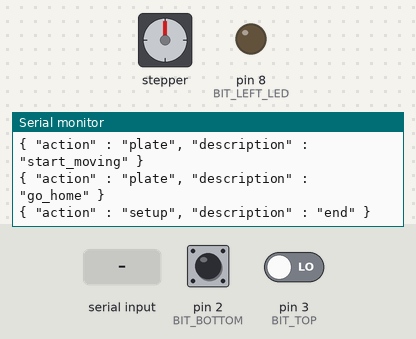
Simulated run of this sketch. Board: Arduino Uno, built with avr-gcc and run on an emulated ATmega328P. On the bench: stepper motor, output pins drawn as LEDs (lit = HIGH), the last lines printed to the serial monitor. Wiring (inferred from the names in the program): stepper motor (2048 steps per turn assumed): coils pin 4, pin 5, pin 7, pin 6. The test bench sets the inputs (shaded band); at power-on: pin 2 (BIT_BOTTOM) LOW, pin 3 (BIT_TOP) LOW. Pins used as bus, display or sensor lines are not drawn.

Above: at 2.0 s.
2.1 s: pin 2 (BIT_BOTTOM) pulled HIGH for 1 s
At 3.7 s:
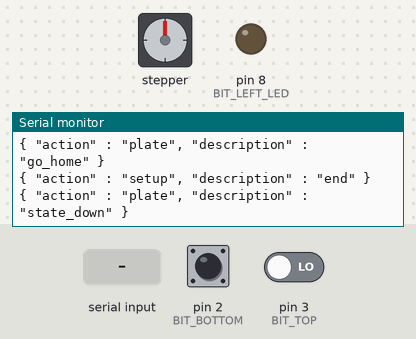
4.6 s: pin 3 (BIT_TOP) driven HIGH
At 6.0 s:
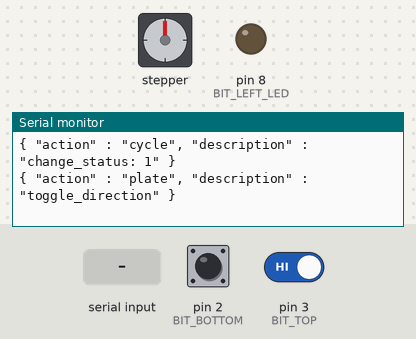
6.4 s: "GO_DOWN" received over Serial
At 9.3 s:
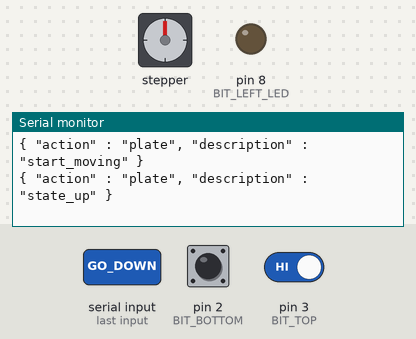
9.4 s: pin 2 (BIT_BOTTOM) pulled HIGH for 1 s
At 11.9 s:
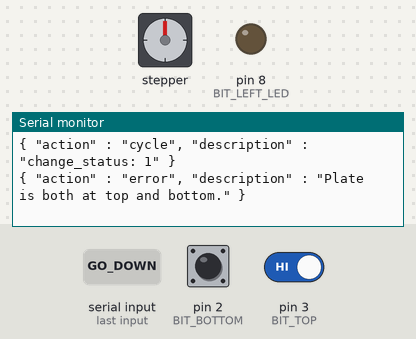
12.2 s: "LED_RIGHT" received over Serial
At 14.2 s:
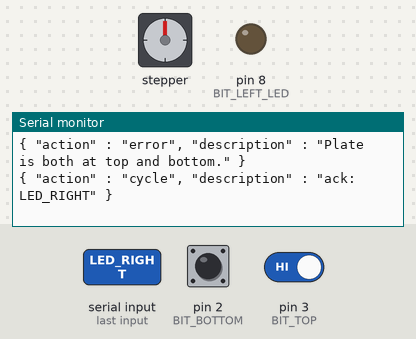
14.7 s: "PAGE_TURN" received over Serial
At 17.2 s:
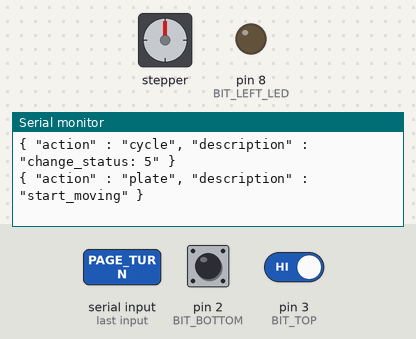
Timing chart, 0 to 18.7 s (numbered marks = the images above; inputs shaded):
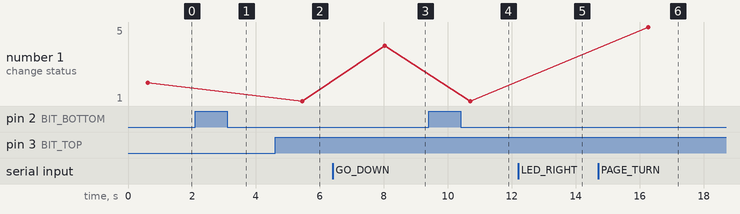

Measured:
- after the input at 2.1 s, the serial monitor: prints a new line after 0.74 s (image 1)
- after the input at 4.6 s, the serial monitor: prints a new line after 0.29 s (image 2)
- after the input at 6.4 s, the serial monitor: prints a new line after 1.0 s (image 3)
- after the input at 9.4 s, the serial monitor: prints a new line after 1.3 s (image 4)
- after the input at 12.2 s, the serial monitor: prints a new line after 1.0 s (image 5)
- after the input at 14.7 s, the serial monitor: prints a new line after 1.0 s (image 6)
- plotted number 1: 2 → 1 after the input at 4.6 s, 1 → 4 after the input at 6.4 s, 4 → 1 after the input at 9.4 s, 1 → 5 after the input at 14.7 s

The sketch:

server.ino
```cpp
#include <stdlib.h>

// Global constants
const char BIT_BOTTOM       = 2;            // Fin de carrera Inferior IN pin2
const char BIT_TOP          = 3;            // Fin de carrera Superior IN pin3
const char BIT_DIRECTION    = 4;            // Bobina del relay inversor OUT pin4
const char BIT_MOVE         = 5;            // Bobina del releay on/off OUT pin5
const char BIT_FAN          = 6;            // Ventilador sopla hojas OUT pin6
const char BIT_RIGHT_LED    = 7;            // Led iluminacion interna derecha OUT pin7
const char BIT_LEFT_LED     = 8;            // Led iluminacion interna izquiera OUT pin8

const char PLATE_STATE_ERROR    = 0;        // Error en el pratternboxx
const char PLATE_STATE_UP       = 1;        // Pratterboxx arriba
const char PLATE_STATE_DOWN     = 2;        // Pratterboxx abajo
const char PLATE_STATE_MIDDLE   = 3;        // Pratterboxx en el medio

const char PLATE_DIRECTION_UP   = 1;        // Dirección del pratterboxx arriba
const char PLATE_DIRECTION_DOWN = 2;        // Dirección del pratterboxx abajo

const char CYCLE_STATE_ERROR          = 0;  // Error en el ciclo
const char CYCLE_STATE_IDLE           = 1;  // En espera
const char CYCLE_STATE_GOING_HOME     = 2;  // Camino a casa
const char CYCLE_STATE_PAGE_FIX       = 3;  //
const char CYCLE_STATE_SCANNING       = 4;  //
const char CYCLE_STATE_PAGE_TURN      = 5;  //

// constants for anti-error toggling trick timing during page turn.
const unsigned long PAGE_TURN_FIRST_TOGGLE    = 7000;
const unsigned long PAGE_TURN_SECOND_TOGGLE   = 9000;


// Global vars
char            plate_current_direction;
char            cycle_current_status;
unsigned long   page_turn_start_time;
char            page_turn_toggled_times;

void setup( )
{
    Serial.begin(9600);
    cycle_notify( "setup", "start");

    pinMode(BIT_BOTTOM      , INPUT);      // Fin de carrera Inferior IN pin2
    pinMode(BIT_TOP         , INPUT);      // Fin de carrera Superior IN pin3
    pinMode(BIT_DIRECTION   , OUTPUT);     // Bobina del relay inversor OUT pin4
    pinMode(BIT_MOVE        , OUTPUT);     // Bobina del releay on/off OUT pin5
    pinMode(BIT_FAN         , OUTPUT);     // Ventilador sopla hojas OUT pin6
    pinMode(BIT_RIGHT_LED   , OUTPUT);     // Led iluminacion interna derecha OUT pin7
    pinMode(BIT_LEFT_LED    , OUTPUT);     // Led iluminacion interna izquierda OUT pin8

    plate_go_home();                       // you are drunk

    cycle_notify( "setup", "end");
}

char plate_check_state()
{
    char bottom = digitalRead( BIT_BOTTOM );
    char top    = digitalRead( BIT_TOP );
    char ret    = PLATE_STATE_ERROR;

    if (bottom && !top)
    {
        ret = PLATE_STATE_DOWN;
        cycle_notify( "plate", "state_down");
    }
    else if (!bottom && top)
    {
        ret = PLATE_STATE_UP;
        cycle_notify( "plate", "state_up");
    }
    else if (!bottom && !top)
    {
        ret = PLATE_STATE_MIDDLE;
    }
    else
    {
        plate_set_idle();
        cycle_notify( "error", "Plate is both at top and bottom.");
    }

    return ret;
}

char plate_is_moving( )
{
    return digitalRead( BIT_MOVE );
}

void plate_stop_moving()
{
    digitalWrite( BIT_MOVE, LOW  );
    delay( 500 );
}

void plate_start_moving()
{
    digitalWrite( BIT_MOVE, HIGH );
    cycle_notify( "plate", "start_moving");
}

char plate_toggle( )
{
    char l_toggle = plate_is_moving();
    digitalWrite( BIT_MOVE, l_toggle ? LOW : HIGH );
    cycle_notify( "plate", "toggle");
    return !l_toggle;
}

char plate_toggle_direction( )
{
    char l_dir = plate_current_direction == PLATE_DIRECTION_DOWN ? HIGH : LOW;
    digitalWrite( BIT_DIRECTION, l_dir );
    plate_current_direction = l_dir == HIGH ? PLATE_DIRECTION_UP : PLATE_DIRECTION_DOWN;
    cycle_notify( "plate", "toggle_direction");
    return l_dir;
}

void plate_go_home()
{
    /*
    // si se lo manda a home y ya está en home avisa y no hace nada
    char l_state = plate_check_state();
    if ( PLATE_STATE_UP == l_state )
    {
      plate_stop_moving();
      cycle_notify( "plate", "already_homed");
      return;
    }
    */
    plate_stop_moving();
    plate_current_direction = PLATE_DIRECTION_DOWN;
    plate_toggle_direction();
    cycle_change_status( CYCLE_STATE_GOING_HOME );
    plate_start_moving();
    cycle_notify( "plate", "go_home");
}

void plate_set_idle()
{
    plate_stop_moving();
    cycle_change_status( CYCLE_STATE_IDLE );
}

void cycle_page_turn()
{
    page_turn_start_time    = millis();
    page_turn_toggled_times = 0;
    cycle_change_status( CYCLE_STATE_PAGE_TURN );
    plate_start_moving();
}

void cycle_change_status ( char status )
{
    cycle_current_status = status;
    cycle_notify( "cycle", "change_status: " + String( status, DEC ) );
}

void cycle_check_page_turn()
{
    char l_turn1 = millis() > (page_turn_start_time + PAGE_TURN_FIRST_TOGGLE)  && 1 > page_turn_toggled_times;
    char l_turn2 = millis() > (page_turn_start_time + PAGE_TURN_SECOND_TOGGLE) && 2 > page_turn_toggled_times;

    if ( l_turn1 || l_turn2 )
    {
        cycle_notify( "cycle", "page_turning " +  String( page_turn_toggled_times, DEC ) );
        page_turn_toggled_times++;
        plate_stop_moving();
        plate_toggle_direction();
        plate_start_moving();
        cycle_notify( "cycle", "page_turning ok");
    }

}

void cycle_parse_command( String command )
{
    command.trim();
    if ( command == "\1" || command == "\0" || command == "" )
    {
        return;
    }

    cycle_notify( "cycle", "ack: " + command );

    if ( command.equals("GO_DOWN") )
    {
        cycle_notify( "cycle", "command: GO_DOWN.");
        plate_stop_moving();
        plate_current_direction = PLATE_DIRECTION_DOWN;
        cycle_change_status( CYCLE_STATE_SCANNING );
        plate_start_moving();
    }
    else if ( command.equals("PAGE_TURN") )
    {
        plate_stop_moving();
        cycle_page_turn();
    }
    else if ( command.equals("GO_HOME") )
    {
        plate_stop_moving();
        plate_go_home();
    }
    else if ( command.equals("STOP") )
    {
        plate_set_idle();
    }
    else if ( command.equals("LED_RIGHT") )
    {
        plate_led( BIT_LEFT_LED , LOW  );
        plate_led( BIT_RIGHT_LED, HIGH );
    }
    else if ( command.equals("LED_LEFT") )
    {
        plate_led( BIT_RIGHT_LED , LOW  );
        plate_led( BIT_LEFT_LED, HIGH );
    }
    else if ( command.equals("LED_OFF") )
    {
        plate_led( BIT_RIGHT_LED , LOW  );
        plate_led( BIT_LEFT_LED, LOW );
    }
    else
    {
        plate_set_idle();
        cycle_notify( "error", "Unrecognized command (" + command + ")" );
    }

}

void cycle_notify( String stat, String desc )
{
    Serial.println("{ \"action\" : \"" + stat + "\", \"description\" : \"" + desc + "\" }");
    Serial.flush();
}

void plate_led( char bit_led, char value )
{
    digitalWrite( bit_led, value );
}

void loop( )
{
    // If the scanner is idle, it listens to commands.
    // Otherwise, it checks for different cycle status.
    if ( CYCLE_STATE_IDLE == cycle_current_status )
    {
        cycle_parse_command( Serial.readString() );
    }
    else
    {
        Serial.readString();
        // First check is plate moving or static.
        if ( plate_is_moving() )
        {
            char l_state = plate_check_state();

            if ( PLATE_STATE_DOWN == l_state)
            {
                if ( PLATE_DIRECTION_DOWN == plate_current_direction )
                {
                    // Bottom reached.
                    plate_set_idle();
                    plate_toggle_direction();
                }
            }
            else if ( PLATE_STATE_UP == l_state )
            {
                if ( PLATE_DIRECTION_UP == plate_current_direction )
                {
                    // top reached.
                    plate_set_idle();
                    plate_toggle_direction();
                }
            }
            else if ( PLATE_STATE_MIDDLE == l_state)
            {
                if ( CYCLE_STATE_PAGE_TURN == cycle_current_status )
                {
                    cycle_check_page_turn();
                }
            }
        }
        else
        {
            // Dunno yet. ¯\_(ツ)_/¯
            // Placeholder.
        }
    }
}
```
